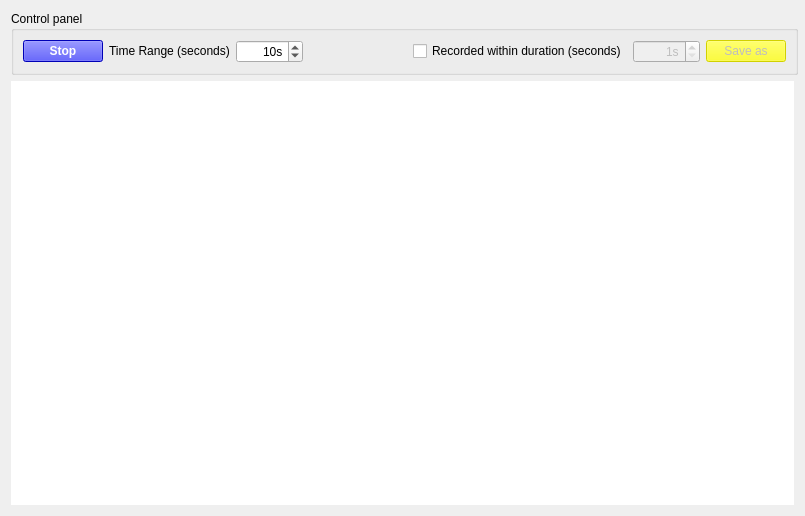
<?xml version="1.0" encoding="UTF-8"?>
<ui version="4.0">
 <class>GraphWidget</class>
 <widget class="QWidget" name="GraphWidget">
  <property name="windowModality">
   <enum>Qt::NonModal</enum>
  </property>
  <property name="geometry">
   <rect>
    <x>0</x>
    <y>0</y>
    <width>805</width>
    <height>516</height>
   </rect>
  </property>
  <property name="sizePolicy">
   <sizepolicy hsizetype="Preferred" vsizetype="Preferred">
    <horstretch>1</horstretch>
    <verstretch>1</verstretch>
   </sizepolicy>
  </property>
  <property name="minimumSize">
   <size>
    <width>300</width>
    <height>331</height>
   </size>
  </property>
  <property name="windowTitle">
   <string>Form</string>
  </property>
  <property name="windowIcon">
   <iconset resource="main.qrc">
    <normaloff>:/images/chart.png</normaloff>:/images/chart.png</iconset>
  </property>
  <property name="autoFillBackground">
   <bool>false</bool>
  </property>
  <layout class="QGridLayout" name="gridLayout">
   <item row="1" column="0" colspan="2">
    <widget class="QCustomPlot" name="customPlot" native="true">
     <property name="sizePolicy">
      <sizepolicy hsizetype="Preferred" vsizetype="Preferred">
       <horstretch>1</horstretch>
       <verstretch>1</verstretch>
      </sizepolicy>
     </property>
     <property name="autoFillBackground">
      <bool>false</bool>
     </property>
     <property name="styleSheet">
      <string notr="true">background-color: rgb(255, 255, 255);</string>
     </property>
    </widget>
   </item>
   <item row="0" column="0" colspan="2">
    <widget class="QGroupBox" name="groupBox">
     <property name="sizePolicy">
      <sizepolicy hsizetype="Preferred" vsizetype="Fixed">
       <horstretch>1</horstretch>
       <verstretch>1</verstretch>
      </sizepolicy>
     </property>
     <property name="minimumSize">
      <size>
       <width>787</width>
       <height>53</height>
      </size>
     </property>
     <property name="title">
      <string>Control panel</string>
     </property>
     <layout class="QHBoxLayout" name="horizontalLayout">
      <item>
       <widget class="QPushButton" name="stopButton">
        <property name="styleSheet">
         <string notr="true">background-color: blue;
color: #fff;
font-weight: bold;
</string>
        </property>
        <property name="text">
         <string>Stop</string>
        </property>
       </widget>
      </item>
      <item>
       <widget class="QLabel" name="label">
        <property name="sizePolicy">
         <sizepolicy hsizetype="Minimum" vsizetype="Fixed">
          <horstretch>0</horstretch>
          <verstretch>0</verstretch>
         </sizepolicy>
        </property>
        <property name="autoFillBackground">
         <bool>false</bool>
        </property>
        <property name="text">
         <string>Time Range (seconds)</string>
        </property>
       </widget>
      </item>
      <item>
       <widget class="QSpinBox" name="timeRangeBox">
        <property name="alignment">
         <set>Qt::AlignRight|Qt::AlignTrailing|Qt::AlignVCenter</set>
        </property>
        <property name="suffix">
         <string>s</string>
        </property>
        <property name="minimum">
         <number>1</number>
        </property>
        <property name="maximum">
         <number>10000</number>
        </property>
        <property name="value">
         <number>10</number>
        </property>
       </widget>
      </item>
      <item>
       <spacer name="horizontalSpacer">
        <property name="orientation">
         <enum>Qt::Horizontal</enum>
        </property>
        <property name="sizeHint" stdset="0">
         <size>
          <width>40</width>
          <height>20</height>
         </size>
        </property>
       </spacer>
      </item>
      <item>
       <widget class="QCheckBox" name="recordCheckBox">
        <property name="text">
         <string>Recorded within duration (seconds)</string>
        </property>
       </widget>
      </item>
      <item>
       <widget class="QSpinBox" name="recordSpinBox">
        <property name="enabled">
         <bool>false</bool>
        </property>
        <property name="alignment">
         <set>Qt::AlignRight|Qt::AlignTrailing|Qt::AlignVCenter</set>
        </property>
        <property name="suffix">
         <string>s</string>
        </property>
        <property name="prefix">
         <string/>
        </property>
        <property name="minimum">
         <number>1</number>
        </property>
        <property name="maximum">
         <number>10000</number>
        </property>
       </widget>
      </item>
      <item>
       <widget class="QPushButton" name="recordButton">
        <property name="enabled">
         <bool>false</bool>
        </property>
        <property name="styleSheet">
         <string notr="true">background-color: yellow
</string>
        </property>
        <property name="text">
         <string>Save as</string>
        </property>
        <property name="default">
         <bool>false</bool>
        </property>
        <property name="flat">
         <bool>false</bool>
        </property>
       </widget>
      </item>
     </layout>
    </widget>
   </item>
  </layout>
 </widget>
 <customwidgets>
  <customwidget>
   <class>QCustomPlot</class>
   <extends>QWidget</extends>
   <header>qcustomplot.h</header>
   <container>1</container>
  </customwidget>
 </customwidgets>
 <resources>
  <include location="main.qrc"/>
 </resources>
 <connections/>
</ui>
